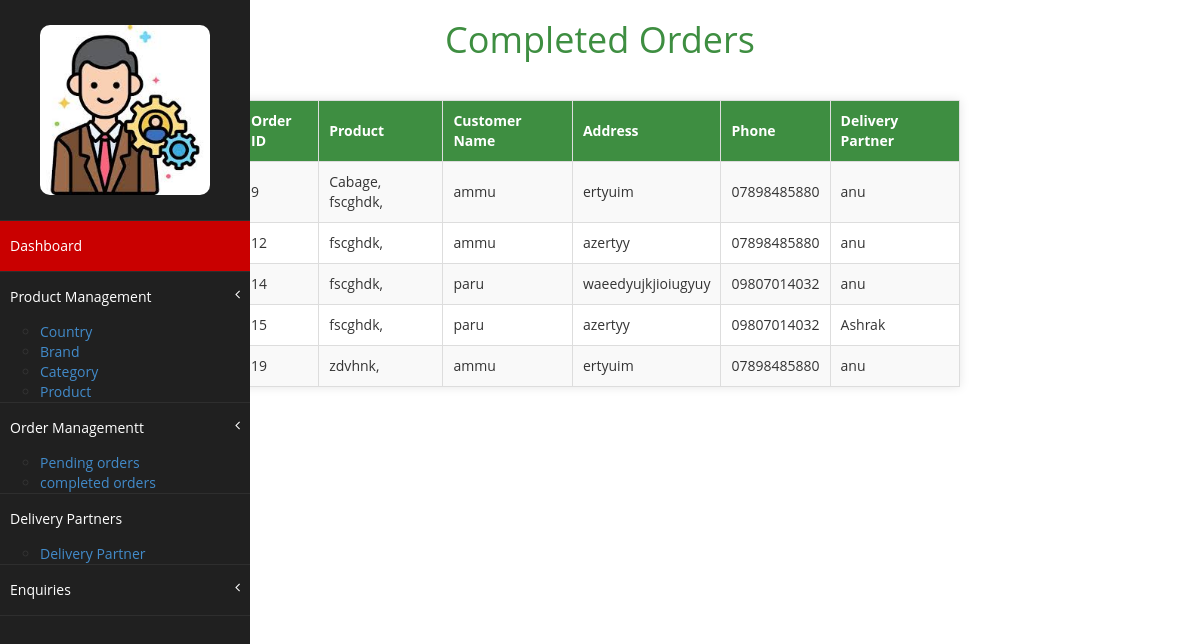
/completed_orders/, run on the app's committed database.
### veg/models.py (models this page shows)
class Order(models.Model):
    name = models.CharField(max_length=255)
    address = models.CharField(max_length=255)
    phn_no = models.CharField(max_length=20)
    email = models.EmailField()
    payment_method = models.CharField(max_length=20)
    order_id = models.CharField(max_length=255, blank=True, null=True)
    payment_id = models.CharField(max_length=255, blank=True, null=True)
    products = models.TextField(blank=True, null=True)
    status = models.CharField(max_length=20, null=True, default='pending')

### veg/views.py (the view)
# urls.py: path("completed_orders/",views.completed_orders),
def completed_orders(request):
    notifications = Oder_notification.objects.filter(status='accepted')
    completed_orders = {}
    for n in notifications:
        if n.order_id.id not in completed_orders:
            completed_orders[n.order_id.id] = {
                'order': n.order_id,
                'delivery_partners': [n.dp_name.dp_name]
            }
        else:
            completed_orders[n.order_id.id]['delivery_partners'].append(n.dp_name.dp_name)
    return render(request, 'completed_orders.html', {'completed_orders': completed_orders.values()})

### templates/completed_orders.html (shortened to what this page needs)
<!DOCTYPE html>
{% load static %}
<html lang="en">
<head>
    <link href="{% static 'assets/css/bootstrap.css' %}" rel="stylesheet" />
    <link href="{% static 'assets/css/font-awesome.css' %}" rel="stylesheet" />
    <link href="{% static 'assets/css/custom.css' %}" rel="stylesheet" />
</head>
<body>
                <nav class="navbar-default navbar-side" role="navigation">
            <div class="sidebar-collapse">
                <ul class="nav" id="main-menu">
				<li class="text-center">
                    <img src="{% static 'assets/img/ad.jpeg' %}" class="user-image img-responsive"/>
					</li>
                    <li>
                        <a class="active-menu"  href="/dashboard">Dashboard</a>
                    </li>
                     <li>
                     <a href="/product">Product Management<span class="fa arrow"></span></a>
                         <ul>
                             <li><a href="/country">Country</a></li>
                             <li><a href="/brand">Brand</a></li>
                             <li><a href="/category">Category</a></li>
                             <li><a href="/product">Product</a></li>
                         </ul>
                    </li>
                    <li>
                        <a  href="/oder_details">Order Management<span class="fa arrow"></span>t</a>
                        <ul>
                            <li><a href="/oder_details">Pending orders</a></li>
                            <li><a href="/completed_orders/">completed orders</a></li>
                        </ul>
                    </li><li>
                        <a  href="/delivery_p">Delivery Partners</a>
                          <ul><li><a href="/delivery_p">Delivery Partner</a></li></ul>
                    </li>
                    <li  >
                        <a  href="/enquires/">Enquiries<span class="fa arrow"></span></a>
                    </li>
                </ul>
            </div>
        </nav>
    <h1 align="center">Completed Orders</h1>
    <table>
    <tr>
        <th>Order ID</th>
        <th>Product</th>
        <th>Customer Name</th>
        <th>Address</th>
        <th>Phone</th>
        <th>Delivery Partner</th>
    </tr>
        {% for order in completed_orders %}
            <tr>
                <td>{{ order.order.id }}</td>
                <td>{{ order.order.products }}</td>
                <td>{{ order.order.name }}</td>
                <td>{{ order.order.address }}</td>
                <td>{{ order.order.phn_no }}</td>
                <td>{{ order.delivery_partners|join:", " }}</td>
            </tr>
        {%endfor%}
</table>
</body>
</html>

### static/assets/css/custom.css (style rules this page uses)
body { font-family: 'Open Sans', sans-serif; }
.text-center { text-align:center; }
.user-image { margin: 25px auto; -webkit-border-radius: 10px; -moz-border-radius: 10px; border-radius: 10px; max-height:170px; max-width:170px; }
.active-menu { background-color:#C90000!important; }
.arrow { float: right; }
.fa.arrow:before { content: "\f104"; }
.sidebar-collapse , .sidebar-collapse .nav { background:none; }
.sidebar-collapse .nav { padding:0; }
.sidebar-collapse .nav > li > a { color:#fff; background:#202020; text-shadow:none; }
.sidebar-collapse > .nav > li > a { padding:15px 10px; }
.sidebar-collapse > .nav > li { border-bottom: 1px solid rgba(107, 108, 109, 0.19); }
.navbar-side { border:none; background-color: #202020; }
.navbar-default { border:0px solid black; }
@media (min-width:768px) { .navbar-side { z-index: 1; position: absolute; width: 260px; } }

### templates/completed_orders.html (style rules this page uses)
table { background-color: #fff; border-collapse: collapse; width: 60%; margin: 40px auto; box-shadow: 0 0 10px rgba(0, 0, 0, 0.1); }
th, td { border: 1px solid #ddd; padding: 10px; text-align: left; }
th { background-color: #3E8E41 ; color: #fff; }
tr:nth-child(even) { background-color: #f9f9f9; }
h1 { color: #3E8E41 ; margin-top: 20px; text-align: center; }
.navbar-default.navbar-side { height: 100vh; position: fixed; top: 0; left: 0; z-index: 1; width: 250px; }

### data on the page
Order: order.id "9", order.products "Cabage, fscghdk,", order.name "ammu", order.address "ertyuim", order.phn_no "07898485880", delivery_partners "anu"
Order: order.id "12", order.products "fscghdk,", order.name "ammu", order.address "azertyy", order.phn_no "07898485880", delivery_partners "anu"
Order: order.id "14", order.products "fscghdk,", order.name "paru", order.address "waeedyujkjioiugyuy", order.phn_no "09807014032", delivery_partners "anu"
Order: order.id "15", order.products "fscghdk,", order.name "paru", order.address "azertyy", order.phn_no "09807014032", delivery_partners "Ashrak"
Order: order.id "19", order.products "zdvhnk,", order.name "ammu", order.address "ertyuim", order.phn_no "07898485880", delivery_partners "anu"
